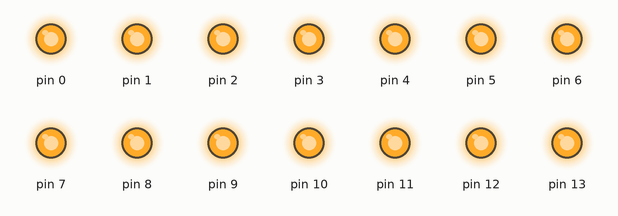
A sketch run on a simulated Arduino Uno, built with avr-gcc and run on an emulated ATmega328P. Shown: output pins drawn as LEDs (lit = HIGH).

Above: at 0.2 s.
At 1.7 s:
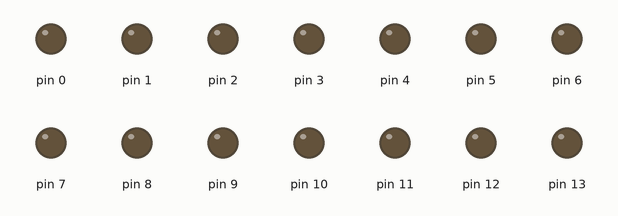
Timing chart, 0 to 3.0 s (numbered marks = the images above):
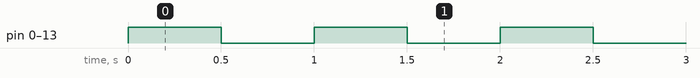

The sketch:

pinCheck.ino
```cpp
void setup()
{
  for(int ii = 0; ii<14; ii++)
  {
    pinMode(ii,OUTPUT);
  }

}

void loop()
{
 for(int ii = 0; ii<14; ii++){
  digitalWrite(ii,HIGH);

 }delay(500);
 for(int ii = 0; ii<14; ii++){
  digitalWrite(ii,LOW);

 } delay(500);

}
```

Measured:
- by itself, pin 0–13: alternates HIGH for 0.50 s and LOW for 0.50 s
